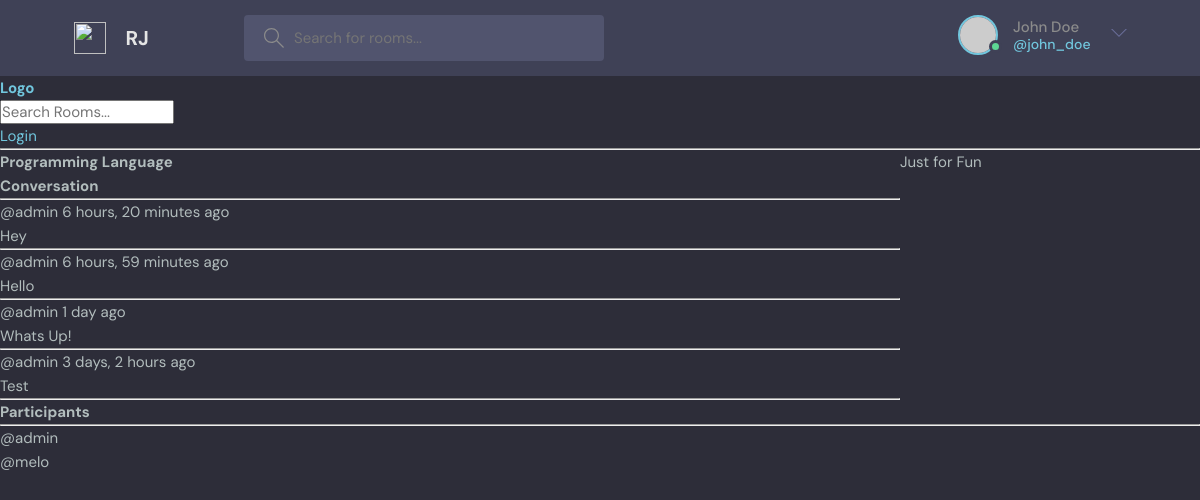
The app's page /room/1/, older data.
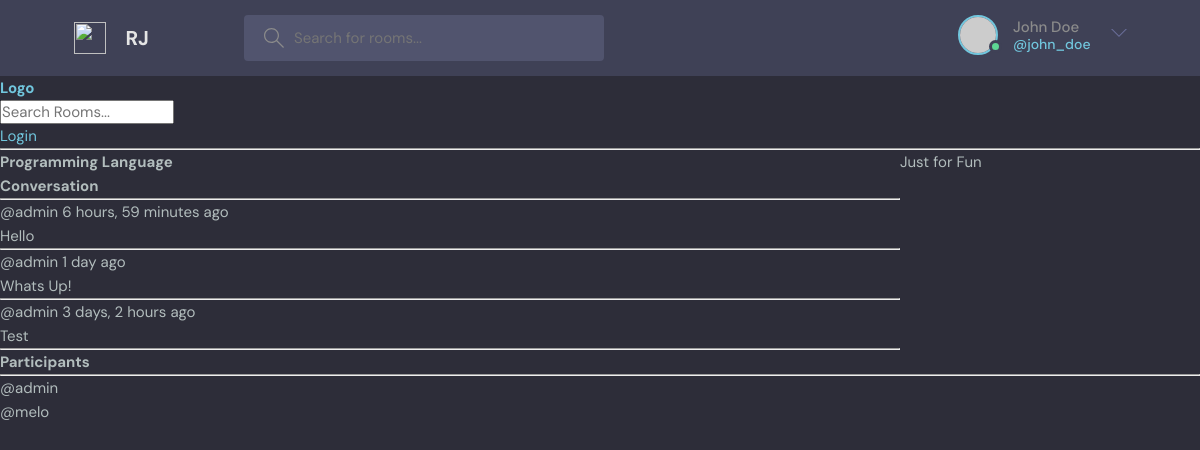
The same page, newer data.
### base/models.py (models this page shows, shortened)
class Message(models.Model):
    user = models.ForeignKey(User, on_delete=models.CASCADE)
    room = models.ForeignKey(Room, on_delete=models.CASCADE)
    body = models.TextField()
    updated = models.DateTimeField(auto_now=True)
    created = models.DateTimeField(auto_now_add=True)
    class Meta:
        ordering = ['-updated', '-created']

### base/views.py (the view, shortened to what this page needs)
# urls.py: path('room/<str:pk>/', views.room, name="room"),
def room(request,pk):
    room = Room.objects.get(id=pk)
    participants = room.participants.all()
    room_messages = room.message_set.all().order_by('-created')
    context = {'room': room, 'room_messages':room_messages,'participants': participants}
    return render(request, 'base/room.html', context)

### base/templates/base/room.html (shortened to what this page needs)
{% extends 'main.html' %}
{% block content %}
<div class="room-container">
      <h1>{{room.name}}</h1>
      <p>{{room.description}}</p>
      <div class="comment-wrapper">
          <h3>Conversation</h3>
          <hr>
    {% for message in room_messages %}
    <div>
        <small>@{{message.user}} {{message.created|timesince}} ago</small>
        <p>{{ message.body}}</p>
        <hr>
    </div>
    {% endfor %}
</div>
    </div>
  <div>
    <h3>Participants</h3>
    <hr>
      {% for user in participants %}
      <div>
          <p>
              @{{user.username}}
          </p>
      </div>
      {% endfor %}
  </div>
{% endblock %}

Row changes from the older to the newer data that the page shows:
removed Message: user "admin", created "6 hours, 20 minutes", body "Hey"
